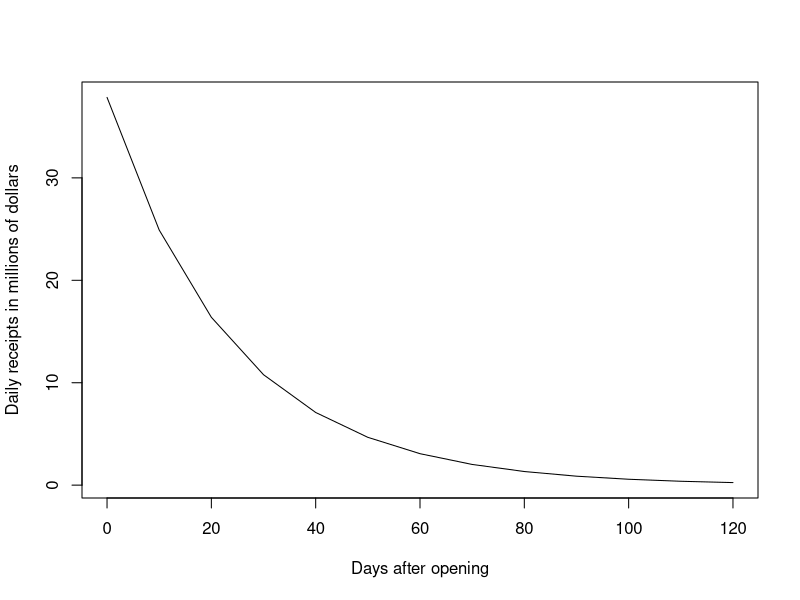

Recreate this plot in R.
## ---- chunk 1
t <- seq(0, 120, by = 10)
R <- 37.855 * 0.959^t
plot(t, R, type = "l", xlab = "Days after opening", ylab = "Daily receipts in millions of dollars")
